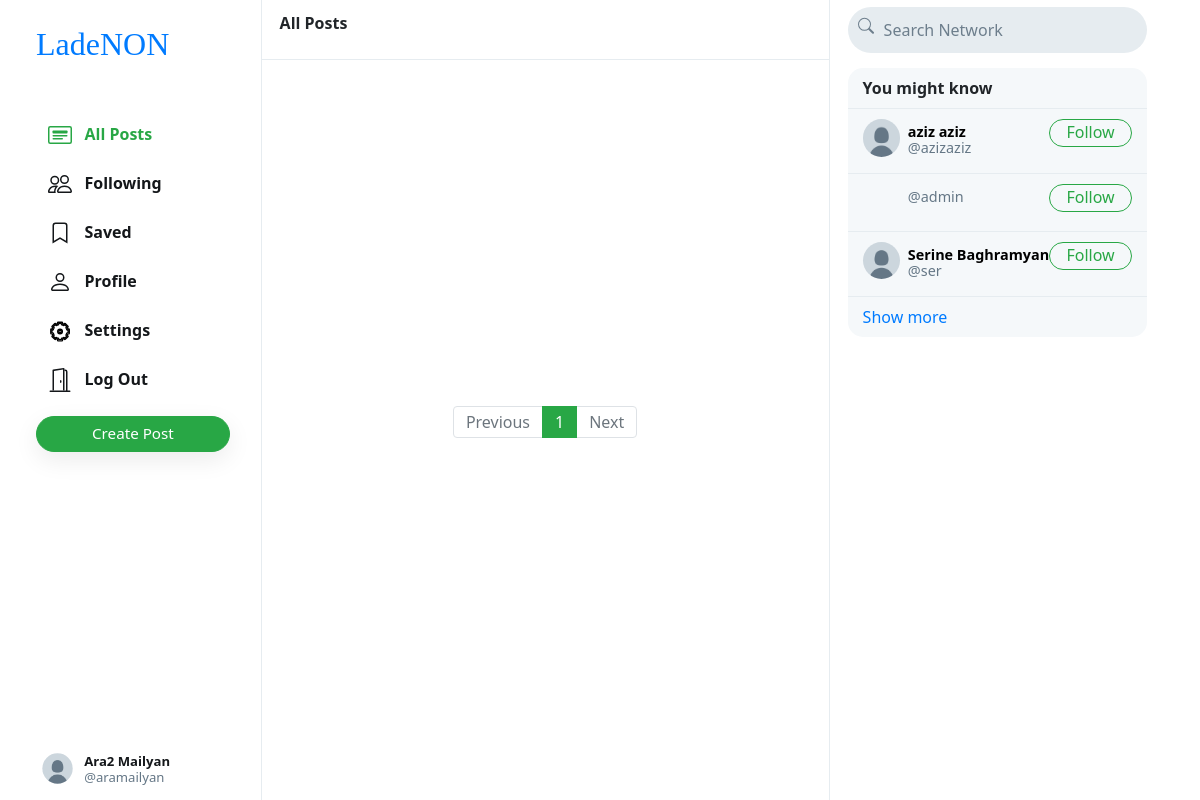
The app's page / (signed in) with its own data.
### network/models.py (models this page shows, shortened)
class User(AbstractUser):
    profile_pic = models.ImageField(upload_to='profile_pic/')
    bio = models.TextField(max_length=160, blank=True, null=True)
    cover = models.ImageField(upload_to='covers/', blank=True)

### network/views.py (the view)
# urls.py: path("", views.index, name="index"),
def index(request):
    all_posts = Post.objects.all().order_by('-date_created')
    paginator = Paginator(all_posts, 10)
    page_number = request.GET.get('page')
    if page_number == None:
        page_number = 1
    posts = paginator.get_page(page_number)
    followings = []
    suggestions = []
    if request.user.is_authenticated:
        followings = Follower.objects.filter(followers=request.user).values_list('user', flat=True)
        suggestions = User.objects.exclude(pk__in=followings).exclude(username=request.user.username).order_by("?")[:6]
    return render(request, "network/index.html", {
        "posts": posts,
        "suggestions": suggestions,
        "page": "all_posts",
        'profile': False
    })

### network/templates/network/index.html (shortened to what this page needs)
{% extends "network/layout.html" %}
{% load static %}
{% block body %}
    <div class="main-div">
        <div class="left-div">
            <nav class="head heading">
                {% if page == 'all_posts' %}
                    All Posts
                {% elif page == 'following' %}
                    Following
                {% elif page == 'saved' %}
                    Saved
                {% elif page == 'profile' %}
                    Profile
                {% else %}
                    Explore
                {% endif %}
            </nav>
            <div class="left-div-content">
                <div class="posts-view">
                    <div class="main-div-content">
                        <nav aria-label="Page navigation example" class="pagination-bar">
                            <ul class="pagination justify-content-center">
                                {% if posts.has_previous %}
                                    <li class="page-item">
                                        <a class="page-link" href="?page={{ posts.previous_page_number | default:1}}" tabindex="-1" aria-disabled="true">Previous</a>
                                    </li>
                                {% else %}
                                    <li class="page-item disabled">
                                        <a class="page-link" href="" tabindex="-1" aria-disabled="true">Previous</a>
                                    </li>
                                {% endif %}
                                {% for each in posts.paginator.page_range %}
                                    {% if each == posts.number %}
                                        <li class="page-item active"><a class="page-link" href="?page={{each}}">{{each}}</a></li>
                                    {% else %}
                                        <li class="page-item"><a class="page-link" href="?page={{each}}">{{each}}</a></li>
                                    {% endif %}
                                {% endfor %}
                                {% if posts.has_next %}
                                    <li class="page-item">
                                        <a class="page-link" href="?page={{ posts.next_page_number }}">Next</a>
                                    </li>
                                {% else %}
                                    <li class="page-item disabled">
                                        <a class="page-link" href="">Next</a>
                                    </li>
                                {% endif %}
                            </ul>
                          </nav>
                    </div>
                </div>
            </div>
        </div>
    </div>
{% endblock %}

### network/templates/network/layout.html (shortened to what this page needs)
{% load static %}
<!DOCTYPE html>
<html lang="en">
    <head>
        <link rel="stylesheet" href="https://stackpath.bootstrapcdn.com/bootstrap/4.4.1/css/bootstrap.min.css">
        <link href="{% static 'network/styles.css' %}" rel="stylesheet">
        <link href="https://pro.fontawesome.com/releases/v5.10.0/css/all.css" rel="stylesheet">
    </head>
    <body>
        <div class="body" data-page="{{page}}">
            <div class="sidenav">
                <a href="{% url 'index' %}" class="navbar-brand">
                    <p style="font-size:32px; font-family:'Playfair Display', serif;">LadeNON</p>
                </a>
                <div style="height: 100%;">
                    <div>
                        <div>
                            <ul>
                                <li class="nav-item" id="all_posts">
                                <a href="{% url 'index' %}" class="nav-link">
                                    <div>
                                        &nbsp;&nbsp;All Posts
                                    </div>
                                </a>
                                </li>
                                {% if user.is_authenticated %}
                                    <li class="nav-item" id="following">
                                        <a href="{% url 'following' %}" class="nav-link">
                                            <div>
                                                &nbsp;&nbsp;Following
                                            </div>
                                        </a>
                                    </li>
                                    <li class="nav-item" id="saved">
                                        <a href="{% url 'saved' %}" class="nav-link">
                                            <div>
                                                <svg width="1.5em" height="1.5em" viewBox="0 0 16 16" class="bi bi-bookmark" fill="currentColor" xmlns="http://www.w3.org/2000/svg">
                                                    <path fill-rule="evenodd" d="M8 12l5 3V3a2 2 0 0 0-2-2H5a2 2 0 0 0-2 2v12l5-3zm-4 1.234l4-2.4 4 2.4V3a1 1 0 0 0-1-1H5a1 1 0 0 0-1 1v10.234z"/>
                                                  </svg>
                                                &nbsp;&nbsp;Saved
                                            </div>
                                        </a>
                                    </li>
                                    <li class="nav-item" id="profile">
                                        <a href="{% url 'profile' user.username %}" class="nav-link">
                                            <div>
                                                &nbsp;&nbsp;Profile
                                            </div>
                                        </a>
                                    </li>
                                    <li class="nav-item" id="saved">
                                        <a href="{% url 'settings' %}" class="nav-link">
                                            <div>
                                                &nbsp;&nbsp;Settings
                                            </div>
                                        </a>
                                    </li>
                                    <li class="nav-item" id="logout">
                                        <a href="{% url 'logout' %}" class="nav-link">
                                            <div>
                                                &nbsp;&nbsp;Log Out
                                            </div>
                                        </a>
                                    </li>
                                {% endif %}
                            </ul>
                        </div>
                        {% if user.is_authenticated %}
                            <button id="popup-btn" class="btn btn-success new-post-btn" onclick="createpost()">Create Post</button>
                        {% endif %}
                    </div>
                    <div style="position: absolute; bottom: 10px;">
                        {% if user.is_authenticated %}
                            <li class="nav-item sidenav-user">
                                <a href="{% url 'profile' user.username %}" class="nav-link">
                                    <div class="user_account">
                                        <div class="small-profilepic" style="float: left; background-image: url(/media/{{user.profile_pic}})"></div>
                                        <div style="height: 2.7vw; margin: auto;">
                                            <div style="margin-top: 4px;"><strong>{{user.first_name}} {{user.last_name}}</strong></div>
                                            <div class="grey" style="margin-top: 4px;">@{{ user.username }}
                                            </div>
                                        </div>
                                    </div>
                                </a>
                            </li>
                        {% endif %}
                    </div>
                </div>
            </div>
            {% block body %}
            {% endblock %}
            <div class="right-div">
                <nav class="head">
                    <form action="#">
                        <div class="search-div">
                            <div>
                            </div>
                            <input type="text" name="query" id="search-box" placeholder="Search Network">
                        </div>
                    </form>
                </nav>
                <div class='right-div-content'>
                    <div class="space" style="background-color: white;"></div>
                    {% if user.is_authenticated %}
                        <div class="suggestion-box">
                            <div class="suggestion-header">
                                You might know
                            </div>
                            {% for suggestion in suggestions %}
                                <div class="suggestion-user">
                                    <div>
                                        <a href="{% url 'profile' suggestion.username %}">
                                            <div class="small-profilepic" style="background-image: url(/media/{{suggestion.profile_pic}})"></div>
                                        </a>
                                    </div>
                                    <div class="user-details">
                                        <a href="{% url 'profile' suggestion.username %}">
                                            <div id="user-name">
                                                <strong>
                                                    {{suggestion.first_name}} {{suggestion.last_name}}
                                                </strong>
                                            </div>
                                            <div class="grey">@{{suggestion.username}}
                                            </div>
                                        </a>
                                    </div>
                                    <div>
                                        <button class="btn btn-outline-success" type="button" onclick="follow_user(this,'{{suggestion.username}}','suggestion')">Follow</button>
                                    </div>
                                </div>
                            {% empty %}
                                    <div style="text-align: center; border-bottom: .5px solid #e6ecf0; padding: 10px 15px;">
                                        <span class="grey" style="font-size: .9em;">No suggestions available.</span>
                                    </div>
                            {% endfor %}
                            <div class="suggestion-footer">
                                <a href="#">Show more</a>
                            </div>
                        </div>
                    {% endif %}
                </div>
            </div>
        </div>
    </body>
</html>

### network/static/network/styles.css (style rules this page uses)
.body { display: flex; min-height: 100%; font-family: system-ui, sans-serif; }
.btn { border-radius: 20px; padding: 0.32rem 1rem 0.375rem 1rem; }
.btn, .btn:focus, .btn:active { box-shadow: none !important; -webkit-box-shadow: none !important; }
.grey { color: #657786; }
svg { vertical-align: text-top; }
.sidenav { height: 100%; width: 21.8%; position: fixed; top: 0; left: 0; padding: 15px; list-style: none; border-right: .5px solid #e6ecf0; z-index: 100; padding-left: 3%; background-color: white; }
.sidenav ul { list-style: none; padding-left: 0px; margin-top: 3vh; }
.sidenav li { margin-top: 7px; }
.sidenav .nav-link { color: #14171a; line-height: .7em; font-weight: 700; padding: 0px; }
.sidenav .nav-link > div { padding: 10px 20px 8px 12px; border-radius: 25px; line-height: 0.9em; width: max-content; }
.new-post-btn { padding-left: 55px !important; padding-right: 55px !important; font-size: .95em; font-weight: 530; box-shadow: rgba(0, 0, 0, 0.08) 0px 8px 24px !important; }
.user_account { display: flex; font-size: .82rem; font-weight: normal; padding-top: 3px !important; padding-bottom: 3px !important; padding-left: 3px !important; }
.user_account .small-profilepic { transform: scale(.82); margin-left: auto; margin-top: auto; }
.active a { color: #28a745 !important; }
.main-div { position: relative; width: 47.25%; min-height: 100vh; left: 21.8%; }
.left-div { position: relative; }
.head { height: 7.5vh; }
.heading { position: fixed; width: 47.255%; top: 0px; padding: 18px; border-bottom: .5px solid #e6ecf0; line-height: .7em; font-weight: 800; background-color: #fff; z-index: 1000; }
.left-div-content { margin-top: 7.5vh; }
.small-profilepic { width: 3.1vw; height: 3.1vw; border-radius: 9999px; overflow: hidden; margin-right: 8px; background-size: cover; background-repeat: no-repeat; background-position: center; box-sizing: content-box; }
.space { height: 8px; background-color: #e6ecf0; }
.pagination-bar { margin-top: 35px; margin-bottom: 35px; }
.pagination-bar .page-link { line-height: .9em; }
.page-item.active .page-link { color: white !important; background-color: #28a745; border-color: #28a745; }
.page-link { color: #28a745; }
.right-div { width: 28%; height: 100vh; position: fixed; right: 2.95%; border-left: .5px solid #e6ecf0; background-color: white; }
.right-div .head { padding: .9vh 1.5vw; }
.right-div .search-div { margin-left: auto; margin-right: auto; display: flex; border-radius: 25px; background-color: #e6ecf0; padding-left: 10px; padding-right: 10px; vertical-align: middle; }
#search-box { height: 5.7vh; border: none; background: none; outline: none; width: 100%; margin-left: 8px; }
#search-box::placeholder { color: #6d7e8c; }
.right-div-content { height: 92.5vh; overflow: auto; padding-left: 1.5vw; padding-right: 1.5vw; }
.suggestion-box, .guest-box { border-radius: 15px; overflow: hidden; background-color: #f5f8fa; }
.suggestion-header { padding: 13px 15px; line-height: .9em; font-weight: 800; border-bottom: .5px solid #e6ecf0; }
.suggestion-user { display: flex; padding: 10px 15px; font-size: .9em; border-bottom: .5px solid #e6ecf0; }
.suggestion-user a { color: black; text-decoration: none; }
.user-details { flex: 1; line-height: 1.1em; padding: 5px 0px 7px 0px; }
.suggestion-user .btn { padding: 0em 1em .09em 1em; }
.suggestion-footer { padding: 13px 15px; line-height: .9em; }
.suggestion-footer a { text-decoration: none; }

### records on screen
User: profile_pic (placeholder picture), first_name "Ara2", last_name "Mailyan", username "aramailyan"
User: profile_pic (placeholder picture), first_name "aziz", last_name "aziz", username "azizaziz"
User: username "admin"
User: profile_pic (placeholder picture), first_name "Serine", last_name "Baghramyan", username "ser"

### other values on screen
{{ each }} "1"
